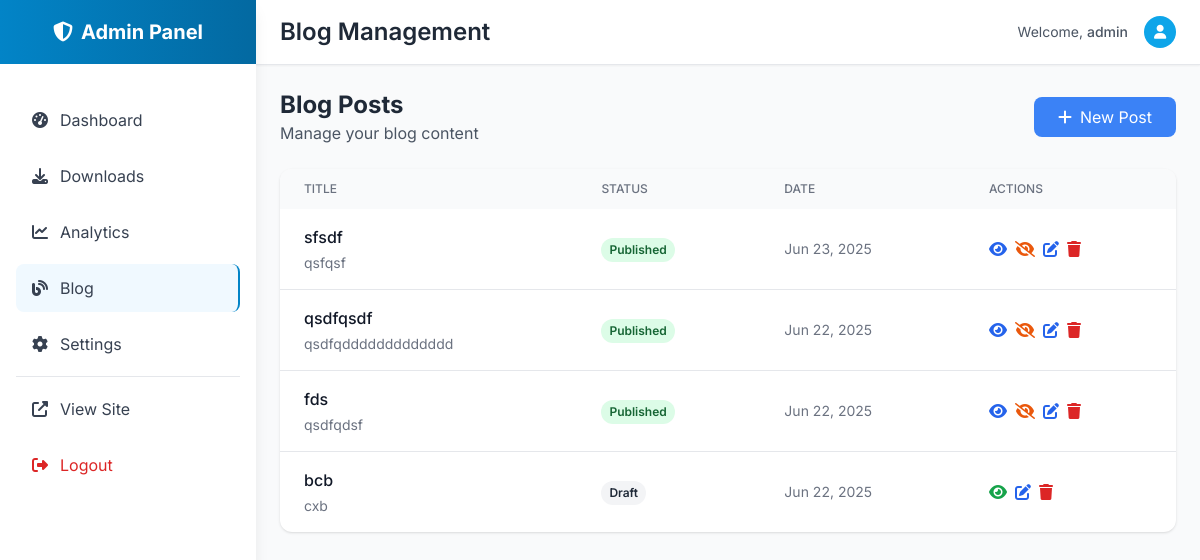
The page /admin/blog (signed in) on the database its author committed.
### utils.py (models this page shows)
class Blog(db.Model):
    __tablename__ = 'blogs'
    id = Column(Integer, primary_key=True)
    title = Column(String(200), nullable=False)
    slug = Column(String(200), nullable=False, unique=True)
    content = Column(db.Text, nullable=False)  # Processed HTML
    raw_content = Column(db.Text, nullable=False)  # Original markdown
    excerpt = Column(String(300))
    published = Column(db.Boolean, default=False)
    created_at = Column(DateTime, default=datetime.utcnow)
    updated_at = Column(DateTime, default=datetime.utcnow, onupdate=datetime.utcnow)

### admin.py (the view)
@app.route('/admin/blog')
@admin_required
def admin_blog():
    blogs = Blog.query.order_by(desc(Blog.created_at)).all()
    return render_template('admin/blog.html', blogs=blogs)

### admin.py (called while the page is built)
def admin_required(f):
    @wraps(f)
    def decorated_function(*args, **kwargs):
        if not session.get('admin_logged_in'):
            return redirect(url_for('admin_login'))
        return f(*args, **kwargs)
    return decorated_function

### templates/admin/blog.html (shortened to what this page needs)
{% extends "admin/base.html" %}
{% block page_title %}Blog Management{% endblock %}
{% block content %}
<div class="flex items-center justify-between mb-6">
    <div>
        <h2 class="text-2xl font-bold text-gray-800">Blog Posts</h2>
        <p class="text-gray-600">Manage your blog content</p>
    </div>
    <a href="{{ url_for('admin_blog_new') }}"
       class="bg-blue-500 text-white px-6 py-2 rounded-lg hover:bg-blue-600 transition-colors">
        <i class="fas fa-plus mr-2"></i>New Post
    </a>
</div>
<div class="bg-white rounded-xl shadow overflow-hidden">
    {% if blogs %}
        <div class="overflow-x-auto">
            <table class="w-full">
                <thead class="bg-gray-50">
                    <tr>
                        <th class="px-6 py-3 text-left text-xs font-medium text-gray-500 uppercase">Title</th>
                        <th class="px-6 py-3 text-left text-xs font-medium text-gray-500 uppercase">Status</th>
                        <th class="px-6 py-3 text-left text-xs font-medium text-gray-500 uppercase">Date</th>
                        <th class="px-6 py-3 text-left text-xs font-medium text-gray-500 uppercase">Actions</th>
                    </tr>
                </thead>
                <tbody class="divide-y divide-gray-200">
                    {% for blog in blogs %}
                    <tr class="hover:bg-gray-50">
                        <td class="px-6 py-4">
                            <div>
                                <h3 class="font-medium text-gray-900">{{ blog.title }}</h3>
                                {% if blog.excerpt %}
                                <p class="text-sm text-gray-500 mt-1">{{ blog.excerpt[:100] }}{% if blog.excerpt|length > 100 %}...{% endif %}</p>
                                {% endif %}
                            </div>
                        </td>
                        <td class="px-6 py-4">
                            <span class="inline-flex px-2 py-1 text-xs font-semibold rounded-full
                                {% if blog.published %}bg-green-100 text-green-800{% else %}bg-gray-100 text-gray-800{% endif %}">
                                {% if blog.published %}Published{% else %}Draft{% endif %}
                            </span>
                        </td>
                        <td class="px-6 py-4 text-sm text-gray-500">
                            {{ blog.created_at.strftime('%b %d, %Y') }}
                        </td>
                        <td class="px-6 py-4">
                            <div class="flex items-center space-x-2">
                                {% if blog.published %}
                                <a href="{{ url_for('blog_detail', slug=blog.slug) }}" target="_blank"
                                   class="text-blue-600 hover:text-blue-800" title="View">
                                    <i class="fas fa-eye"></i>
                                </a>
                                {% endif %}
                                <button onclick="togglePublish({{ blog.id }}, {{ blog.published|lower }})"
                                        class="{% if blog.published %}text-orange-600 hover:text-orange-800{% else %}text-green-600 hover:text-green-800{% endif %}"
                                        title="{% if blog.published %}Unpublish{% else %}Publish{% endif %}">
                                    <i class="fas {% if blog.published %}fa-eye-slash{% else %}fa-eye{% endif %}"></i>
                                </button>
                                <a href="{{ url_for('admin_blog_edit', blog_id=blog.id) }}"
                                   class="text-blue-600 hover:text-blue-800" title="Edit">
                                    <i class="fas fa-edit"></i>
                                </a>
                                <button onclick="deleteBlog({{ blog.id }})"
                                        class="text-red-600 hover:text-red-800" title="Delete">
                                    <i class="fas fa-trash"></i>
                                </button>
                            </div>
                        </td>
                    </tr>
                    {% endfor %}
                </tbody>
            </table>
        </div>
    {% endif %}
</div>
{% endblock %}

### templates/admin/base.html (shortened to what this page needs)
<!DOCTYPE html>
<html lang="en" class="scroll-smooth">
<head>
    <script src="https://cdn.tailwindcss.com"></script>
    <link rel="stylesheet" href="https://cdnjs.cloudflare.com/ajax/libs/font-awesome/6.4.0/css/all.min.css">
</head>
<body class="bg-gray-50 font-sans">
    <div class="fixed inset-y-0 left-0 z-50 w-64 bg-white shadow-lg transform -translate-x-full lg:translate-x-0 transition-transform duration-300" id="sidebar">
        <div class="flex items-center justify-center h-16 bg-gradient-to-r from-admin-600 to-admin-700">
            <h1 class="text-white text-xl font-bold">
                <i class="fas fa-shield-alt mr-2"></i>Admin Panel
            </h1>
        </div>
        <nav class="mt-8">
            <div class="px-4 space-y-2">
                <a href="{{ url_for('admin_dashboard') }}" class="flex items-center px-4 py-3 text-gray-700 rounded-lg hover:bg-admin-50 hover:text-admin-600 transition-colors duration-200 ">
                    <i class="fas fa-tachometer-alt mr-3"></i>
                    Dashboard
                </a>
                <a href="{{ url_for('admin_downloads') }}" class="flex items-center px-4 py-3 text-gray-700 rounded-lg hover:bg-admin-50 hover:text-admin-600 transition-colors duration-200 ">
                    <i class="fas fa-download mr-3"></i>
                    Downloads
                </a>
                <a href="{{ url_for('admin_analytics') }}" class="flex items-center px-4 py-3 text-gray-700 rounded-lg hover:bg-admin-50 hover:text-admin-600 transition-colors duration-200 ">
                    <i class="fas fa-chart-line mr-3"></i>
                    Analytics
                </a>
                <a href="{{ url_for('admin_blog') }}" class="flex items-center px-4 py-3 text-gray-700 rounded-lg hover:bg-admin-50 hover:text-admin-600 transition-colors duration-200 {% if request.endpoint in ['admin_blog', 'admin_blog_new', 'admin_blog_edit'] %}bg-admin-50 text-admin-600 border-r-2 border-admin-600{% endif %}">
                    <i class="fas fa-blog mr-3"></i>
                    Blog
                </a>
                <a href="{{ url_for('admin_settings') }}" class="flex items-center px-4 py-3 text-gray-700 rounded-lg hover:bg-admin-50 hover:text-admin-600 transition-colors duration-200 ">
                    <i class="fas fa-cog mr-3"></i>
                    Settings
                </a>
                <div class="border-t border-gray-200 my-4"></div>
                <a href="{{ url_for('index') }}" class="flex items-center px-4 py-3 text-gray-700 rounded-lg hover:bg-gray-100 transition-colors duration-200" target="_blank">
                    <i class="fas fa-external-link-alt mr-3"></i>
                    View Site
                </a>
                <a href="{{ url_for('admin_logout') }}" class="flex items-center px-4 py-3 text-red-600 rounded-lg hover:bg-red-50 transition-colors duration-200">
                    <i class="fas fa-sign-out-alt mr-3"></i>
                    Logout
                </a>
            </div>
        </nav>
    </div>
    <div class="lg:ml-64">
        <header class="bg-white shadow-sm border-b border-gray-200">
            <div class="flex items-center justify-between px-6 py-4">
                <div class="flex items-center">
                    <h2 class="ml-4 lg:ml-0 text-2xl font-semibold text-gray-800">
                        {% block page_title %}Dashboard{% endblock %}
                    </h2>
                </div>
                <div class="flex items-center space-x-4">
                    <div class="text-sm text-gray-600">
                        Welcome, <span class="font-medium">{{ session.admin_username }}</span>
                    </div>
                    <div class="w-8 h-8 bg-admin-500 rounded-full flex items-center justify-center">
                        <i class="fas fa-user text-white text-sm"></i>
                    </div>
                </div>
            </div>
        </header>
        <main class="p-6">
            {% block content %}{% endblock %}
        </main>
    </div>
</body>
</html>

### rows shown on the page
Blog: title "sfsdf", excerpt "qsfqsf", published "Published", created_at "Jun 23, 2025"
Blog: title "qsdfqsdf", excerpt "qsdfqddddddddddddd", published "Published", created_at "Jun 22, 2025"
Blog: title "fds", excerpt "qsdfqdsf", published "Published", created_at "Jun 22, 2025"
Blog: title "bcb", excerpt "cxb", published "Draft", created_at "Jun 22, 2025"

### other values the page prints
{{ session.admin_username }} "admin"
